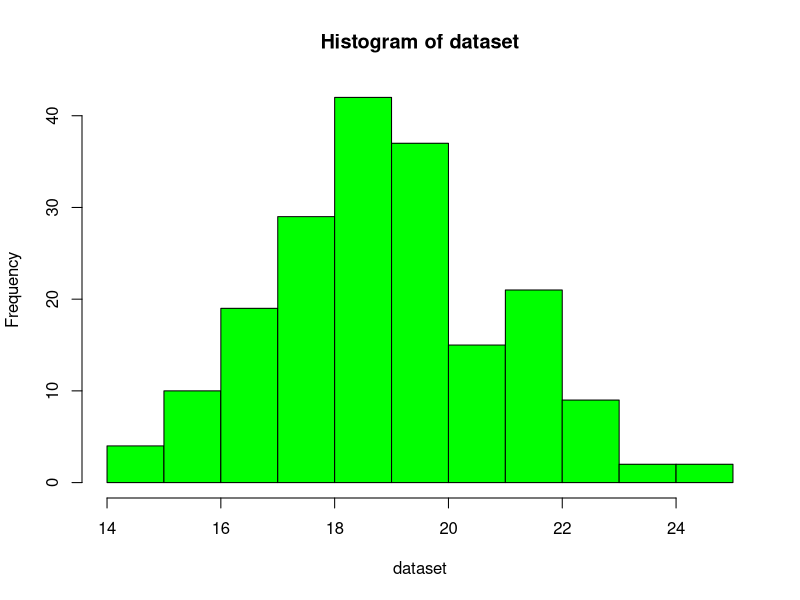

Write the R code that produced this figure.
v <- 19
n <- v * 10
m <- v
s <- v / 10

# generate dataset
dataset <- rnorm(n, m, s)

# save data into txt file 
write.table(dataset, "E:\\University\\31EM\\l1\\data.txt")

# get histogram
hist(dataset, col="green")


# get frequency table
frequency_table <- table(dataset)
# get mean
mean_value <- mean(dataset)
# get median
median_value <- median(dataset)
# get mode
mode_value <- mode(dataset)
# get qunatiles
qunatiles <- quantile(dataset)

# write data into rtf file
sink("E:\\University\\31EM\\l1\\stats.rtf")

frequency_table
mean_value
median_value
mode_value
qunatiles